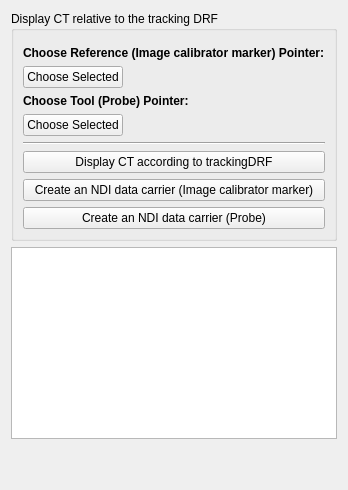
     <widget class="QWidget" name="tab_2">
      <attribute name="title">
       <string>Spine testing</string>
      </attribute>
      <layout class="QGridLayout" name="gridLayout_5">
       <item row="2" column="0">
        <spacer name="verticalSpacer">
         <property name="orientation">
          <enum>Qt::Vertical</enum>
         </property>
         <property name="sizeHint" stdset="0">
          <size>
           <width>20</width>
           <height>40</height>
          </size>
         </property>
        </spacer>
       </item>
       <item row="0" column="0">
        <widget class="QGroupBox" name="groupBox_3">
         <property name="title">
          <string>Display CT relative to the tracking DRF</string>
         </property>
         <layout class="QGridLayout" name="gridLayout_6">
          <item row="7" column="0">
           <widget class="QPushButton" name="pushButton_createNdiDataCarrier">
            <property name="text">
             <string>Create an NDI data carrier (Image calibrator marker)</string>
            </property>
           </widget>
          </item>
          <item row="1" column="0">
           <widget class="QLabel" name="label_4">
            <property name="text">
             <string>&lt;html&gt;&lt;head/&gt;&lt;body&gt;&lt;p&gt;&lt;span style=&quot; font-weight:600;&quot;&gt;Choose Reference (Image calibrator marker) Pointer:&lt;/span&gt;&lt;/p&gt;&lt;/body&gt;&lt;/html&gt;</string>
            </property>
           </widget>
          </item>
          <item row="6" column="0">
           <widget class="QPushButton" name="pushButton_prepareCT">
            <property name="text">
             <string>Display CT according to trackingDRF</string>
            </property>
           </widget>
          </item>
          <item row="0" column="0">
           <widget class="QmitkNavigationDataSourceSelectionWidget" name="m_TrackingDeviceSelectionWidget_sawcalib" native="true"/>
          </item>
          <item row="4" column="0">
           <layout class="QHBoxLayout" name="horizontalLayout_5">
            <item>
             <widget class="QPushButton" name="m_ChooseSelectedPointer_tool">
              <property name="text">
               <string>Choose Selected</string>
              </property>
             </widget>
            </item>
            <item>
             <spacer name="horizontalSpacer_5">
              <property name="orientation">
               <enum>Qt::Horizontal</enum>
              </property>
              <property name="sizeHint" stdset="0">
               <size>
                <width>40</width>
                <height>20</height>
               </size>
              </property>
             </spacer>
            </item>
            <item>
             <widget class="QLabel" name="m_PointerLabel_tool">
              <property name="text">
               <string>&lt;none&gt;</string>
              </property>
             </widget>
            </item>
           </layout>
          </item>
          <item row="2" column="0">
           <layout class="QHBoxLayout" name="horizontalLayout_4">
            <item>
             <widget class="QPushButton" name="m_ChooseSelectedPointer_reference">
              <property name="text">
               <string>Choose Selected</string>
              </property>
             </widget>
            </item>
            <item>
             <spacer name="horizontalSpacer_4">
              <property name="orientation">
               <enum>Qt::Horizontal</enum>
              </property>
              <property name="sizeHint" stdset="0">
               <size>
                <width>40</width>
                <height>20</height>
               </size>
              </property>
             </spacer>
            </item>
            <item>
             <widget class="QLabel" name="m_PointerLabel_reference">
              <property name="text">
               <string>&lt;none&gt;</string>
              </property>
             </widget>
            </item>
           </layout>
          </item>
          <item row="5" column="0">
           <widget class="Line" name="line_3">
            <property name="orientation">
             <enum>Qt::Horizontal</enum>
            </property>
           </widget>
          </item>
          <item row="3" column="0">
           <widget class="QLabel" name="label_5">
            <property name="text">
             <string>&lt;html&gt;&lt;head/&gt;&lt;body&gt;&lt;p&gt;&lt;span style=&quot; font-weight:600;&quot;&gt;Choose Tool (Probe) Pointer:&lt;/span&gt;&lt;/p&gt;&lt;/body&gt;&lt;/html&gt;</string>
            </property>
           </widget>
          </item>
          <item row="8" column="0">
           <widget class="QPushButton" name="pushButton">
            <property name="text">
             <string>Create an NDI data carrier (Probe)</string>
            </property>
           </widget>
          </item>
         </layout>
        </widget>
       </item>
       <item row="1" column="0">
        <widget class="QTextBrowser" name="textBrowser_prepareCt"/>
       </item>
      </layout>
     </widget>
